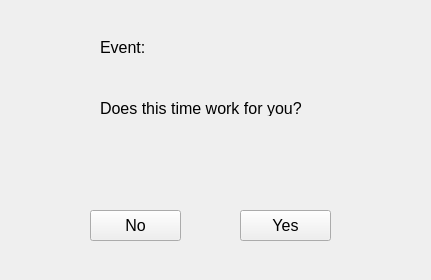
<?xml version="1.0" encoding="UTF-8"?>
<ui version="4.0">
 <class>ResponseWindow</class>
 <widget class="QWidget" name="ResponseWindow">
  <property name="geometry">
   <rect>
    <x>0</x>
    <y>0</y>
    <width>431</width>
    <height>280</height>
   </rect>
  </property>
  <property name="windowTitle">
   <string>Form</string>
  </property>
  <property name="styleSheet">
   <string notr="true">ResponseWindow{
	background-color: #F7F4F8;
}
QLabel{
	color: black;
}</string>
  </property>
  <widget class="QLabel" name="lblQuestion">
   <property name="geometry">
    <rect>
     <x>160</x>
     <y>37</y>
     <width>221</width>
     <height>20</height>
    </rect>
   </property>
   <property name="font">
    <font>
     <pointsize>12</pointsize>
    </font>
   </property>
   <property name="text">
    <string/>
   </property>
  </widget>
  <widget class="QLabel" name="lblDate">
   <property name="geometry">
    <rect>
     <x>110</x>
     <y>140</y>
     <width>211</width>
     <height>31</height>
    </rect>
   </property>
   <property name="font">
    <font>
     <pointsize>12</pointsize>
    </font>
   </property>
   <property name="text">
    <string/>
   </property>
  </widget>
  <widget class="QPushButton" name="btnYes">
   <property name="geometry">
    <rect>
     <x>240</x>
     <y>210</y>
     <width>91</width>
     <height>31</height>
    </rect>
   </property>
   <property name="font">
    <font>
     <pointsize>12</pointsize>
    </font>
   </property>
   <property name="text">
    <string>Yes</string>
   </property>
  </widget>
  <widget class="QPushButton" name="btnNo">
   <property name="geometry">
    <rect>
     <x>90</x>
     <y>210</y>
     <width>91</width>
     <height>31</height>
    </rect>
   </property>
   <property name="font">
    <font>
     <pointsize>12</pointsize>
    </font>
   </property>
   <property name="text">
    <string>No</string>
   </property>
  </widget>
  <widget class="QLabel" name="lblEvent">
   <property name="geometry">
    <rect>
     <x>100</x>
     <y>40</y>
     <width>58</width>
     <height>15</height>
    </rect>
   </property>
   <property name="font">
    <font>
     <pointsize>12</pointsize>
    </font>
   </property>
   <property name="text">
    <string>Event:</string>
   </property>
  </widget>
  <widget class="QLabel" name="lblWork">
   <property name="geometry">
    <rect>
     <x>100</x>
     <y>100</y>
     <width>211</width>
     <height>16</height>
    </rect>
   </property>
   <property name="font">
    <font>
     <pointsize>12</pointsize>
    </font>
   </property>
   <property name="text">
    <string>Does this time work for you?</string>
   </property>
  </widget>
 </widget>
 <resources/>
 <connections/>
</ui>
